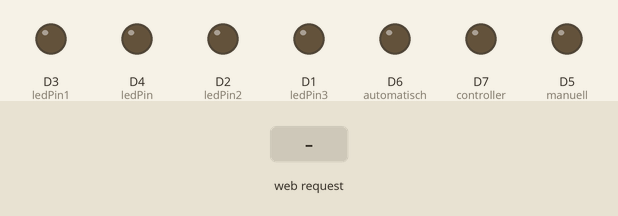
Recording of a sketch running on a simulated ESP8266 (NodeMCU). Shown: output pins drawn as LEDs (lit = HIGH). The inputs (shaded band) are chosen by the test bench. WiFi joins after 1.5 s; servers stay silent unless stated; what the sketch prints to the serial monitor is not drawn.

Above: at 2.7 s.
2.8 s: HTTP request GET /forward received
At 3.5 s:
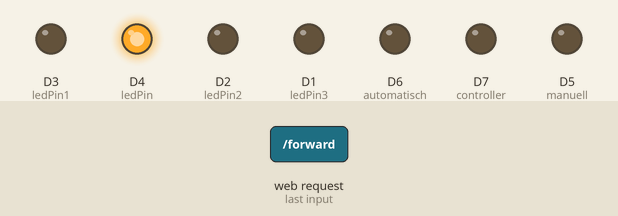
4.3 s: HTTP request GET /backward received
At 4.6 s:
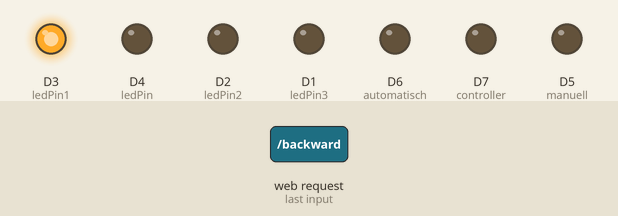
5.8 s: HTTP request GET /right received
At 7.0 s:
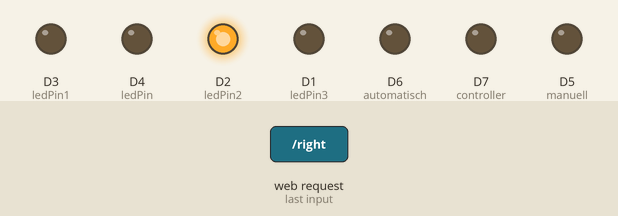
7.3 s: HTTP request GET /left received
At 8.1 s:
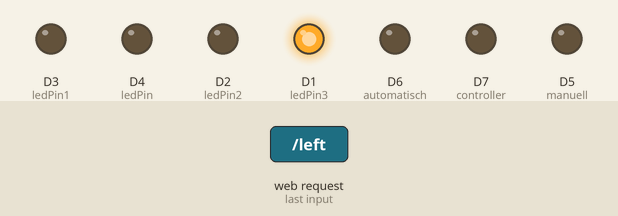
8.8 s: HTTP request GET /manuell received
At 9.3 s:
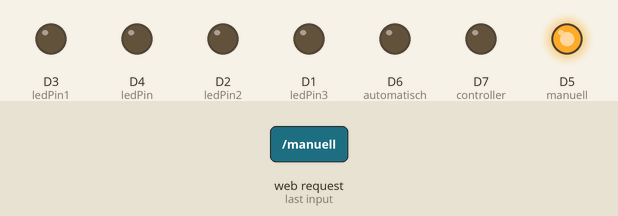
10.3 s: HTTP request GET /automatisch received
At 11.7 s:
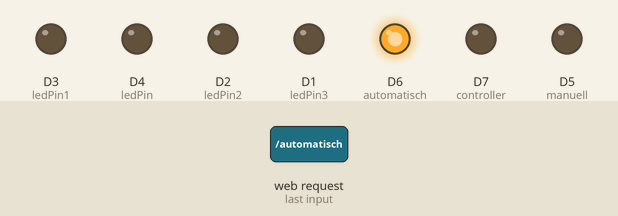
Timing chart, 0 to 12.8 s (numbered marks = the images above; inputs shaded):
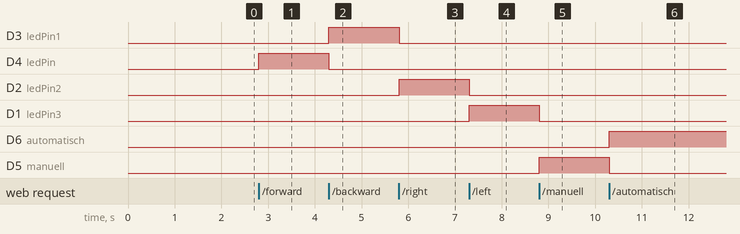

The sketch:

fuerwifimodule.ino
```cpp
#include <ESP8266WiFi.h>
#include<SoftwareSerial.h>

SoftwareSerial s(3,1);

const char* ssid = "a";
const char* password = "hoi12345";


int ledPin = D4;
int ledPin1 = D3;
int ledPin2 = D2;
int ledPin3 = D1;

int manuell = D5;
int automatisch = D6;
int controller = D7;

int switchManuell = 0;

WiFiServer server(80);

void setup() {
  Serial.begin(9600);
  Serial.begin(115200);
  delay(10);
  pinMode(ledPin, OUTPUT);
  digitalWrite(ledPin, LOW);
  pinMode(ledPin1, OUTPUT);
  digitalWrite(ledPin1, LOW);
  pinMode(ledPin2, OUTPUT);
  digitalWrite(ledPin2, LOW);
  pinMode(ledPin3, OUTPUT);
  digitalWrite(ledPin3, LOW);

  pinMode(manuell, OUTPUT);
  //digitalWrite(manuell, LOW);
  pinMode(automatisch, OUTPUT);
  digitalWrite(automatisch, LOW);
  pinMode(controller, OUTPUT);
  digitalWrite(controller, LOW);

  // Mit Wifi verbinden
  Serial.print("Verbinden mit: ");
  Serial.println(ssid);
  WiFi.begin(ssid, password);

  while (WiFi.status() != WL_CONNECTED) {
    delay(500);
    Serial.print(".");
  }
  Serial.println("");
  Serial.println("WiFi verbunden");

  // Start des Servers
  server.begin();
  Serial.println("Server gestartet");

  // Print the IP address
  Serial.print("Diese URL zum Verbinden aufrufen: ");
  Serial.print("http://");
  Serial.print(WiFi.localIP());
  Serial.println("/");

}

void loop() {
  // Prüfen, ob sich ein Client verbunden hat
  WiFiClient client = server.available();
  if (!client) {
    return;
  }

  // Warten auf Daten vom Client
  Serial.println("new client");
  while(!client.available()){
    delay(1);
  }

  // Erste Zeile des Requests lesen
  String request = client.readStringUntil('\r');
  Serial.println(request);
  client.flush();

  // Match the request

  //int value = LOW;
  if (request.indexOf("forward") != -1)  {
    switchAll();
    digitalWrite(ledPin, HIGH);
    //s.write(123);
    //value = HIGH;
  }
  if (request.indexOf("backward") != -1)  {
    switchAll();
    digitalWrite(ledPin1, HIGH);
    //s.write(123);
    //value = HIGH;
  }
  if (request.indexOf("right") != -1)  {
    switchAll();
    digitalWrite(ledPin2, HIGH);
    //s.write(123);
    //value = HIGH;
  }
  if (request.indexOf("left") != -1)  {
    switchAll();
    digitalWrite(ledPin3, HIGH);
    //s.write(123);
    //value = HIGH;
  }
  if (request.indexOf("stop") != -1)  {
    switchAll();
    //s.write(123);
    //value = HIGH;
  }
  if (request.indexOf("manuell") != -1)  {
    switchAll();
    switchAllModes();
    digitalWrite(manuell, HIGH);
    //analogWrite(manuell, 200);
    //s.write(123);
    //value = HIGH;
  }
  if (request.indexOf("automatisch") != -1)  {
    switchAll();
    switchAllModes();
    digitalWrite(automatisch, HIGH);
    //s.write(123);
    //value = HIGH;
  }
  if (request.indexOf("controller") != -1)  {
    switchAll();
    switchAllModes();
    digitalWrite(controller, HIGH);
    //s.write(123);
    //value = HIGH;
  }


  // Anfrage zurücksenden
  client.println("HTTP/1.1 200 OK");
  client.println("Content-Type: text/html");
  client.println("");
  client.println("<!DOCTYPE HTML>");
  client.println("<html>");
  client.println("<body>");

  /*client.println("<p>Steuerung AutoSepp</p>");


  //switchManuell
  client.println("<a href=\"/switchManuell\">");
  client.println("<button id=\"switchManuell\">");
  client.println("<p>Switch</p>");
  client.println("</button>");
  client.println("</a>");

  //Stop
  client.println("<a href=\"/stop\">");
  client.println("<button id=\"stop\">");
  client.println("<p>Stop</p>");
  client.println("</button>");
  client.println("</a>");


  client.println("<div class=\"div-buttons\">");

  //forward
  client.println("<a href=\"/forward\">");
  client.println("<button id=\"b1\">");
  client.println("<p><</p>");
  client.println("</button>");
  client.println("</a>");
  client.println("<div class=\"div-buttons2\">");

  //left
  client.println("<a href=\"/left\">");
  client.println("<button id=\"b2\">");
  client.println("<p><</p>");
  client.println("</button>");
  client.println("</a>");

  //stop
  client.println("<a href=\"#\">");
  client.println("<button id=\"b2\"></button>");
  client.println("</a>");

  //right
  client.println("<a href=\"/right\">");
  client.println("<button id=\"b3\"><p>></p></button>");
  client.println("</a>");
  client.println("</div>");

  //backwards
  client.println("<a href=\"/backward\">");
  client.println("<button id=\"b4\">");
  client.println("<p>></p>");
  client.println("</button>");
  client.println("</a>");
  client.println("</div>");*/
  //client.println("    <div class=cable></div>    <div class=controller>        <div class=centerBlue>            <div class=centerLeft>            </div>            <div class=centerRight></div>        </div>        <div class=centerStart>            <div class=SLeft></div>            <div class=SRight></div>        </div>        <div class=centerSelect>            <div class=SLeft></div>            <div class=SRight></div>        </div>        <div class=controllerLeft>            <div class=circle></div>            <div class=crossCenter>                <a href=forward>                    <button class=crossTop>                    </button>                </a>                <a href=backward>                    <button class=crossBottom>                    </button>                </a>                <a href=left>                    <button class=crossLeft>                    </button>                </a>                <a href=right>                    <button class=crossRight>                    </button>                </a>                <a href=stop>                    <button class=crossCircle>                    </button>                </a>            </div>        </div>        <div class=controllerRight>            <div class=backButton1Center>                <a href=>                    <button class=cornerLeft1>                    </button>                </a>                <a href=>                    <div class=cornerRight1>                    </div>                </a>            </div>            <div class=backButton2Center>                <div class=cornerLeft2></div>                <div class=cornerRight2></div>            </div>        </div>    </div>");
  //client.println("    <div class=cable></div>    <div class=controller>        <div class=centerBlue>            <div class=centerLeft>            </div>            <div class=centerRight></div>        </div>        <div class=centerStart>            <div class=SLeft></div>            <div class=SRight></div>        </div>        <div class=centerSelect>            <div class=SLeft></div>            <div class=SRight></div>        </div>        <div class=controllerLeft>            <div class=circle></div>            <div class=crossCenter>                <a href=forward>                    <button class=crossTop>                    </button>                </a>                <a href=backward>                    <button class=crossBottom>                    </button>                </a>                <a href=left>                    <button class=crossLeft>                    </button>                </a>                <a href=right>                    <button class=crossRight>                    </button>                </a>                <a href=stop>                    <button class=crossCircle>                    </button>                </a>            </div>        </div>        <div class=controllerRight>            <div class=backButton1Center>                <a href=switchManuell>                    <button class=cornerLeft1>                    </button>                </a>                <a href=>                    <div class=cornerRight1>                    </div>                </a>            </div>            <div class=backButton2Center>                <div class=cornerLeft2></div>                <div class=cornerRight2></div>            </div>        </div>    </div>");
  client.println("    <div class=cable></div>    <div class=controller>        <div class=centerBlue>            <div class=centerLeft>            </div>            <div class=centerRight></div>        </div>        <div class=centerStart>            <div class=SLeft></div>            <div class=SRight></div>        </div>        <div class=centerSelect>            <div class=SLeft></div>            <div class=SRight></div>        </div>        <div class=controllerLeft>            <div class=circle></div>            <div class=crossCenter>                <a href=forward>                    <button class=crossTop>                    </button>                </a>                <a href=backward>                    <button class=crossBottom>                    </button>                </a>                <a href=left>                    <button class=crossLeft>                    </button>                </a>                <a href=right>                    <button class=crossRight>                    </button>                </a>                <a href=stop>                    <button class=crossCircle>                    </button>                </a>            </div>        </div>        <div class=controllerRight>            <div class=backButton1Center>                <a href=manuell>                    <button class=cornerLeft1>                        M                    </button>                </a>                <a href=automatisch>                    <button class=cornerRight1>                        A                    </button>                </a>            </div>            <div class=backButton2Center>                <a href=controller>                    <button class=cornerLeft2>                        C                    </button>                </a>                <div class=cornerRight2></div>            </div>        </div>    </div>");
  client.println("");
  client.println("");
  client.println("");
  client.println("");
  client.println("<style>");
  client.println("* {            margin: auto;            padding: 0;            -webkit-box-sizing: border-box;            box-sizing: border-box;        }        body {            background-color: #FEFEFE;        }        .controller {            margin-top: 100px;            height: 200px;            width: 400px;            background-color: #E6E6E6;            position: relative;            box-shadow: 15px 15px 15px rgba(0, 0, 0, 0.2);        }        .controllerLeft {            height: 250px;            width: 250px;            background-color: #E6E6E6;            position: absolute;            border-radius: 100%;            margin-left: -125px;            box-shadow: -15px 8px 15px rgba(0, 0, 0, 0.2);        }        .controllerRight {            height: 250px;            width: 250px;            background-color: #B8B8B8;            position: relative;            border-radius: 100%;            margin-right: -125px;            border: solid 15px rgba(230, 230, 230, 1);            box-shadow: 15px 8px 15px rgba(0, 0, 0, 0.2);        }        .circle {            height: 150px;            width: 150px;            background-color: #E6E6E6;            position: absolute;            border-radius: 100%;            border: solid 5px rgba(184, 184, 184, 1);            margin-left: 42px;            margin-top: 52px;        }        .crossCenter {            background-color: #333333;            width: 35px;            height: 35px;            margin-top: 110px;            margin-left: 100px;            position: relative;        }        .crossCircle {            background-color: #292929;            width: 25px;            height: 25px;            position: absolute;            border-radius: 100%;            margin-top: 5px;            margin-left: 5px;        }        .crossTop {            background-color: #333333;            width: 35px;            height: 35px;            position: absolute;            border-radius: 15%;            margin-top: -30px;        }        .crossBottom {            background-color: #333333;            width: 35px;            height: 35px;            position: absolute;            border-radius: 15%;            margin-top: 30px;        }        .crossLeft {            background-color: #333333;            width: 35px;            height: 35px;            position: absolute;            border-radius: 15%;            margin-left: -30px;        }        .crossRight {            background-color: #333333;            width: 35px;            height: 35px;            position: absolute;            border-radius: 15%;            margin-left: 30px;        }        .centerBlue {            position: absolute;            width: 50px;            height: 20px;            margin-left: 175px;            margin-top: 30px;            background-color: #0099FF;        }        .centerLeft {            position: absolute;            width: 20px;            height: 20px;            margin-left: -10px;            margin-top: 0px;            background-color: #0099FF;            border-radius: 100%;        }        .centerRight {            position: absolute;            width: 20px;            height: 20px;            margin-left: 40px;            margin-top: 0px;            background-color: #0099FF;            border-radius: 100%;        }        .backButton1Center {            position: absolute;            width: 80px;            height: 50px;            background-color: #E6E6E6;            -webkit-transform: rotate(-30deg);            margin-top: 60px;            margin-left: 45px;        }        .backButton2Center {            position: absolute;            width: 80px;            height: 50px;            background-color: #E6E6E6;            -webkit-transform: rotate(-30deg);            margin-top: 115px;            margin-left: 90px;        }        .cornerLeft1 {            position: absolute;            width: 50px;            height: 50px;            background-color: #00B800;            border-radius: 100%;            margin-left: -20px;            border: solid 5px rgba(230, 230, 230, 1)        }        .cornerRight1 {            position: absolute;            width: 50px;            height: 50px;            background-color: #6699FF;            border-radius: 100%;            margin-left: 60px;            border: solid 5px rgba(230, 230, 230, 1)        }        .cornerLeft2 {            position: absolute;            width: 50px;            height: 50px;            background-color: #CFCF00;            border-radius: 100%;            margin-left: -20px;            border: solid 5px rgba(230, 230, 230, 1)        }        .cornerRight2 {            position: absolute;            width: 50px;            height: 50px;            background-color: #7D230D;            border-radius: 100%;            margin-left: 60px;            border: solid 5px rgba(230, 230, 230, 1)        }        .centerStart {            background-color: #B8B8B8;            position: absolute;            height: 35px;            width: 10px;            margin-left: 180px;            margin-top: 110px;            -webkit-transform: rotate(20deg);        }        .centerSelect {            background-color: #B8B8B8;            position: absolute;            height: 35px;            width: 10px;            margin-left: 205px;            margin-top: 110px;            -webkit-transform: rotate(20deg);        }        .SLeft {            background-color: #B8B8B8;            position: absolute;            border-radius: 100%;            height: 10px;            width: 10px;            margin-top: 30px;        }        .SRight {            background-color: #B8B8B8;            position: absolute;            border-radius: 100%;            height: 10px;            width: 10px;            margin-top: -5px;        }        .cable {            background-color: black;            width: 10px;            height: 150px;            position: absolute;            margin-left: 49.7%;            margin-top: -100px;            box-shadow: 7px 8px 15px rgba(0, 0, 0, 0.2);        }");
  client.println("<style>");


  //client.print("Die LED ist: ");

  //if(value == HIGH) {
  //  client.print("Aus");
  //} else {
  //  client.print("An");
  //}

  client.println("</body>");


  client.println("</html>");

  delay(100);
  Serial.println("Client trennen");
  Serial.println("");

}

void switchAllModes(){
    digitalWrite(automatisch, LOW);
    digitalWrite(manuell, LOW);
    digitalWrite(controller, LOW);
}

void switchAll(){
    digitalWrite(ledPin, LOW);
    digitalWrite(ledPin1, LOW);
    digitalWrite(ledPin2, LOW);
    digitalWrite(ledPin3, LOW);
}
```

Measured:
- after the input at 2.8 s, D4 (ledPin): LOW → HIGH at once
- after the input at 4.3 s, D3 (ledPin1): LOW → HIGH at once; D4 (ledPin): HIGH → LOW at once
- after the input at 5.8 s, D3 (ledPin1): HIGH → LOW at once; D2 (ledPin2): LOW → HIGH at once
- after the input at 7.3 s, D2 (ledPin2): HIGH → LOW at once; D1 (ledPin3): LOW → HIGH at once
- after the input at 8.8 s, D1 (ledPin3): HIGH → LOW at once; D5 (manuell): LOW → HIGH at once
- after the input at 10.3 s, D6 (automatisch): LOW → HIGH at once; D5 (manuell): HIGH → LOW at once
